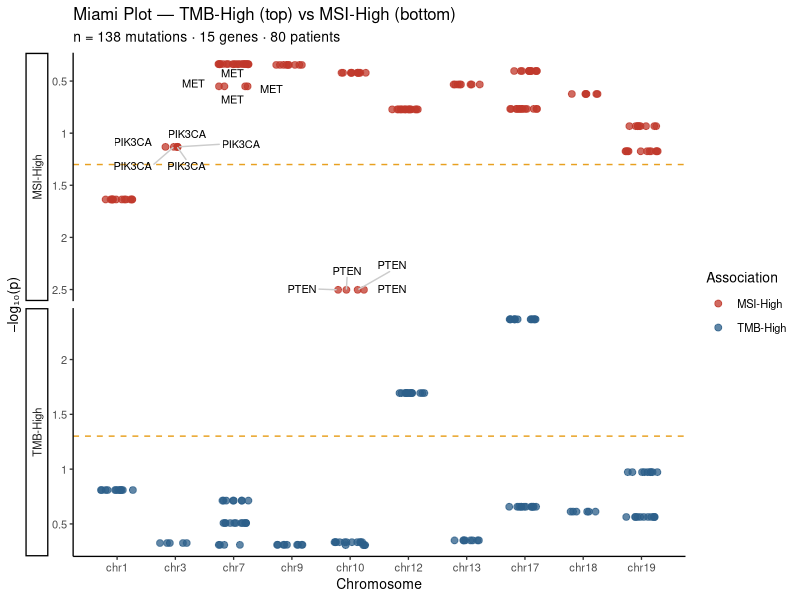

Here is the R script that generated this plot:
library(ggplot2); library(ggrepel); library(dplyr)

set.seed(9)
GENES <- c("ARID1A","PIK3CA","EGFR","MET","BRAF","CDKN2A","RET","PTEN",
           "KRAS","RB1","TP53","NF1","SMAD4","KEAP1","STK11")
CHR_MAP   <- c(ARID1A="chr1",PIK3CA="chr3",EGFR="chr7",MET="chr7",BRAF="chr7",
               CDKN2A="chr9",RET="chr10",PTEN="chr10",KRAS="chr12",RB1="chr13",
               TP53="chr17",NF1="chr17",SMAD4="chr18",KEAP1="chr19",STK11="chr19")
CHR_ORDER <- c("chr1","chr3","chr7","chr9","chr10","chr12","chr13","chr17","chr18","chr19")

vars <- do.call(rbind, lapply(1:138, function(i) {
  g <- sample(GENES,1); data.frame(HUGO_SYMBOL=g, CHR=CHR_MAP[g])
}))

gene_stats <- data.frame(
  HUGO_SYMBOL = GENES,
  pval_tmb = runif(15,.001,.5),
  pval_msi = runif(15,.001,.5)
) %>% mutate(
  pval_tmb = ifelse(HUGO_SYMBOL %in% c("TP53","KRAS"), pval_tmb*.05, pval_tmb),
  pval_msi = ifelse(HUGO_SYMBOL %in% c("ARID1A","PTEN"), pval_msi*.05, pval_msi))

miami_tmb <- vars %>% left_join(gene_stats, by="HUGO_SYMBOL") %>%
  mutate(CHR=factor(CHR,levels=CHR_ORDER),
         xi=as.integer(CHR)+runif(n(),-.28,.28),
         log10p_dir=-log10(pval_tmb), panel="TMB-High")

miami_msi <- vars %>% left_join(gene_stats, by="HUGO_SYMBOL") %>%
  mutate(CHR=factor(CHR,levels=CHR_ORDER),
         xi=as.integer(CHR)+runif(n(),-.28,.28),
         log10p_dir=log10(pval_msi), panel="MSI-High")

all_df <- bind_rows(miami_tmb, miami_msi)

lbl_df <- all_df %>% group_by(HUGO_SYMBOL,panel) %>%
  slice_max(abs(log10p_dir),n=1) %>% filter(abs(log10p_dir)>.5)

p <- ggplot(all_df, aes(xi, log10p_dir)) +
  geom_hline(data=data.frame(y=-log10(.05),panel="TMB-High"),
             aes(yintercept=y), color="#e8a020",linetype="dashed") +
  geom_hline(data=data.frame(y=log10(.05),panel="MSI-High"),
             aes(yintercept=y), color="#e8a020",linetype="dashed") +
  geom_point(aes(color=panel), size=2, alpha=.75) +
  geom_text_repel(data=lbl_df, aes(label=HUGO_SYMBOL),
                  size=2.8, segment.color="#cccccc", box.padding=.4) +
  scale_color_manual(values=c("TMB-High"="#2c5f8a","MSI-High"="#c0392b"),
                     name="Association") +
  facet_wrap(~panel, ncol=1, scales="free_y", strip.position="left") +
  scale_x_continuous(breaks=1:length(CHR_ORDER), labels=CHR_ORDER, name="Chromosome") +
  scale_y_continuous(name="−log₁₀(p)", labels=abs) +
  theme_classic(base_size=10) +
  theme(strip.placement="outside") +
  labs(title="Miami Plot — TMB-High (top) vs MSI-High (bottom)",
       subtitle="n = 138 mutations · 15 genes · 80 patients")

ggsave("plots/09_miami.png", p, width=16, height=10, dpi=180, bg="white")
cat("09 done\n")
